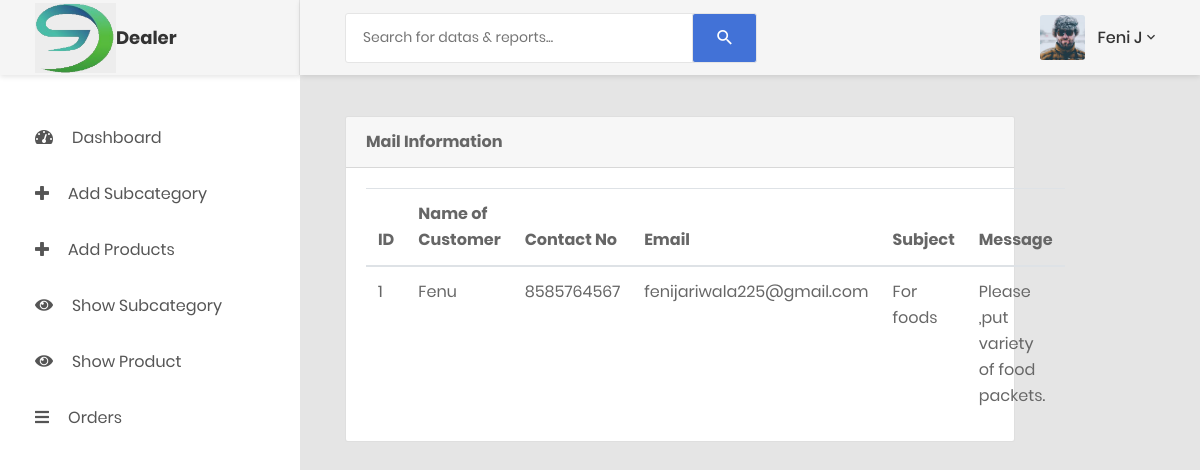
The page /ADMINDEALERSIDE/showMailus.php (signed in) on the database its author committed.
### tables this page shows
CREATE TABLE `tbl_dealer` (
  `DEALER_ID` int(11) NOT NULL,
  `DEALER_NAME` varchar(255) DEFAULT NULL,
  `DEALER_EMAIL` varchar(255) DEFAULT NULL,
  `DEALER_PASSWORD` varchar(255) DEFAULT NULL,
  `DEALER_CATEGORY` varchar(30) DEFAULT NULL,
  `DEALER_OTP` int(11) DEFAULT NULL,
  `DEALER_STATUS` char(1) DEFAULT NULL,
  `DEALER_PROFILE` varchar(255) NOT NULL
);

CREATE TABLE `mailus` (
  `id` int(11) NOT NULL,
  `name` varchar(255) NOT NULL,
  `phone` varchar(255) NOT NULL,
  `email` varchar(255) NOT NULL,
  `subject` varchar(255) NOT NULL,
  `message` varchar(500) NOT NULL
);

### ADMINDEALERSIDE/showMailus.php (the view, shortened to what this page needs)
<?php
include_once './includes/config.php';
?>
<!DOCTYPE html>
<html>
    <head>
        <?php include_once './includes/links.php'; ?>
    </head>
    <body><?php
        include_once './includes/header.php';
        include_once './includes/sidebar.php';
        ?>
         <div class="main-content">
                <div class="section__content section__content--p30">
                    <div class="container-fluid">
                        <div class="row">
                            <div class="col-lg-10">
                                <div class="card">
                                    <div class="card-header">
                                        <strong>Mail Information</strong>
                                    </div>
                                    <div class="card-body card-block">
	<table class="table">
		<thead>
			<tr>
				<th>ID</th>
				<th>Name of Customer</th>
                                <th>Contact No</th>
                                <th>Email</th>
                                <th>Subject</th>
                                <th>Message</th>
			</tr>
		</thead>
		<tbody>
			<?php
				$result=  mysqli_query($con, "select * from mailus");
				while($row = mysqli_fetch_array($result)){
					echo "<tr>";
					echo "<td>".$row['id']."</td>";
					echo "<td>".$row['name']."</td>";
                                        echo "<td>".$row['phone']."</td>";
                                        echo "<td>".$row['email']."</td>";
                                        echo "<td>".$row['subject']."</td>";
                                        echo "<td>".$row['message']."</td>";
                                    	echo "</tr>";
				}
			?>
		</tbody>
	</table>
</div>
                                </div></div></div></div></div></div>
    </body>
</html>

### ADMINDEALERSIDE/includes/header.php (shortened to what this page needs)
<?php $b=$_SESSION['name'];
if($b=='ADMIN'){ ?>
<div class="page-container">
            <header class="header-desktop">
                <div class="section__content section__content--p30">
                    <div class="container-fluid">
                        <div class="header-wrap">
                            <form class="form-header" action="" method="POST">
                                <input class="au-input au-input--xl" type="text" style="height: 50px;" name="search" placeholder="Search for datas &amp; reports..." />
                                <button class="au-btn--submit" type="submit">
                                    <i class="zmdi zmdi-search"></i>
                                </button>
                            </form>
                            <div class="header-button">
                                <div class="account-wrap">
                                    <div class="account-item clearfix js-item-menu">
                                        <div class="image">
                                            <?php  $query = mysqli_query($con, "select * from tbl_admin where ADMIN_EMAIL='" . $_SESSION['alogin'] . "'");
                                                $row=  mysqli_fetch_array($query);
                                            ?>
                                            <img src="profileimagesADMIN/<?php echo htmlentities($row['ADMIN_ID']);?>/<?php echo htmlentities($row['ADMIN_PROFILE']);?>" alt="<?php $u=$_SESSION['name']; echo '"$u"'; ?>" />
                                        </div>
                                        <div class="content">
                                            <a class="js-acc-btn" href="#" style="text-decoration: none;"><?php $u=$_SESSION['name']; echo "$u"; ?></a>
                                        </div>
                                        <div class="account-dropdown js-dropdown">
                                            <div class="info clearfix">
                                                <div class="image">
                                                    <a href="#" style="text-decoration: none;">
                                                        <img src="profileimagesADMIN/<?php echo htmlentities($row['ADMIN_ID']);?>/<?php echo htmlentities($row['ADMIN_PROFILE']);?>" alt="<?php $u=$_SESSION['alogin']; echo '".$u."'; ?>" />
                                                    </a>
                                                </div>
                                                <div class="content">
                                                    <h5 class="name">
                                                        <a href="#" style="text-decoration: none;"><?php $u=$_SESSION['alogin']; if($u=="groceryshoppingsurat@gmail.com"){echo "Admin";}else{ echo "Dealer";}?></a>
                                                    </h5>
                                                    <span class="email"><?php $u=$_SESSION['alogin']; echo "$u"; ?></span>
                                                </div>
                                            </div>
                                            <div class="account-dropdown__body">
                                                <div class="account-dropdown__item">
                                                    <a href="admin_account.php"style="text-decoration: none;">
                                                        <i class="zmdi zmdi-account"></i>Account</a>
                                                </div>
                                                <div class="account-dropdown__item">
                                                    <a href="reset_password_admin.php" style="text-decoration: none;">
                                                        <i class="zmdi zmdi-key"></i>
                                                        <?php echo "   "; ?>Reset Password</a>
                                                </div>
                                            </div>
                                            <div class="account-dropdown__footer">
                                                <a href="logout.php" style="text-decoration: none;">
                                                    <i class="zmdi zmdi-power"></i>Logout</a>
                                            </div>
                                        </div>
                                    </div>
                                </div>
                            </div>
                        </div>
                    </div>
                </div>
            </header>
            <?php } else{ ?>
            <div class="page-container">
            <header class="header-desktop">
                <div class="section__content section__content--p30">
                    <div class="container-fluid">
                        <div class="header-wrap">
                            <form class="form-header" action="" method="POST">
                                <input class="au-input au-input--xl" type="text" style="height: 50px;" name="search" placeholder="Search for datas &amp; reports..." />
                                <button class="au-btn--submit" type="submit">
                                    <i class="zmdi zmdi-search"></i>
                                </button>
                            </form>
                            <div class="header-button">
                                <div class="account-wrap">
                                    <div class="account-item clearfix js-item-menu">
                                        <div class="image">
                                            <?php  $query = mysqli_query($con, "select * from tbl_dealer where DEALER_EMAIL='" . $_SESSION['alogin'] . "'");
                                                $row=  mysqli_fetch_array($query);
                                            ?>
                                            <img src="profileimagesDEALER/<?php echo htmlentities($row['DEALER_ID']);?>/<?php echo htmlentities($row['DEALER_PROFILE']);?>" alt="<?php $u=$_SESSION['name']; echo '"$u"'; ?>" />
                                        </div>
                                        <div class="content">
                                            <a class="js-acc-btn" href="#"><?php $u=$_SESSION['name']; echo "$u"; ?></a>
                                        </div>
                                    </div>
                                </div>
                            </div>
                        </div>
                    </div>
                </div>
            </header>
            <?php } ?>

### rows shown on the page
tbl_dealer: DEALER_PROFILE (picture)
mailus: id "1", name "Fenu", phone "8585764567", email "fenijariwala225@gmail.com", subject "For foods", message "Please ,put variety of food packets."

### other values the page prints
$u "Feni J"
